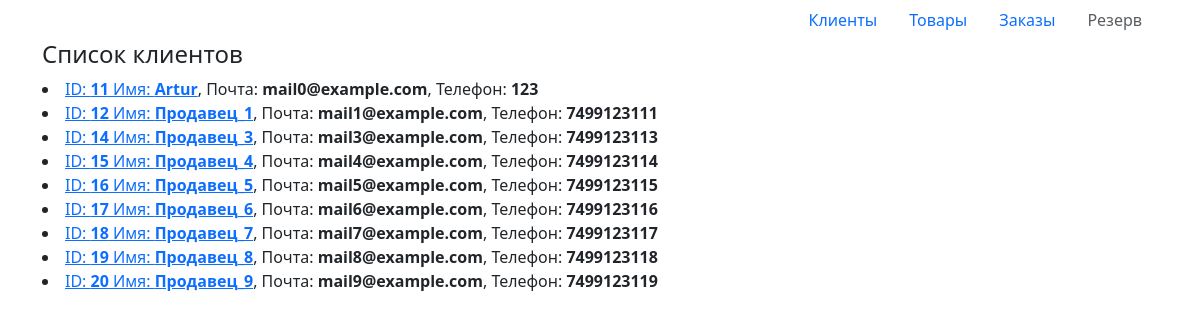
The app's page /customers/ with its own data.
### gb_hw/models.py (models this page shows, shortened)
class Customer(models.Model):
    customer_name = models.CharField(max_length=200, null=True)
    email = models.EmailField()
    phone = models.IntegerField()
    address = models.CharField(max_length=200, null=True)
    date_registration = models.DateTimeField(auto_now_add=True, null=True)

### gb_hw/views.py (the view)
# urls.py: path('customers/', CustomerList.as_view(), name='customers'),
class CustomerList(View):
    def get(self, request):
        customers = Customer.objects.all()
        context = {'customers': customers}
        return render(request, 'gb_hw/customers.html', context)

### gb_hw/templates/gb_hw/customers.html (shortened to what this page needs)
{% extends 'gb_hw/base.html' %}
{% block content %}
<div class="container">
    <h4>Список клиентов</h4>
    {% for customer in customers %}
    <li><a href="{% url 'customer_detail' customer=customer.pk %}"> ID: <b>{{ customer.pk }}</b> Имя:   <b>{{ customer.customer_name }}</b></a>,
        Почта: <b>{{ customer.email }}</b>, Телефон: <b>{{ customer.phone }}</b>
    </li>
    {% endfor %}
</div>
{% endblock %}

### records on screen
Customer: pk "11", customer_name "Artur", email "mail0@example.com", phone "123"
Customer: pk "12", customer_name "Продавец_1", email "mail1@example.com", phone "7499123111"
Customer: pk "14", customer_name "Продавец_3", email "mail3@example.com", phone "7499123113"
Customer: pk "15", customer_name "Продавец_4", email "mail4@example.com", phone "7499123114"
Customer: pk "16", customer_name "Продавец_5", email "mail5@example.com", phone "7499123115"
Customer: pk "17", customer_name "Продавец_6", email "mail6@example.com", phone "7499123116"
Customer: pk "18", customer_name "Продавец_7", email "mail7@example.com", phone "7499123117"
Customer: pk "19", customer_name "Продавец_8", email "mail8@example.com", phone "7499123118"
Customer: pk "20", customer_name "Продавец_9", email "mail9@example.com", phone "7499123119"
